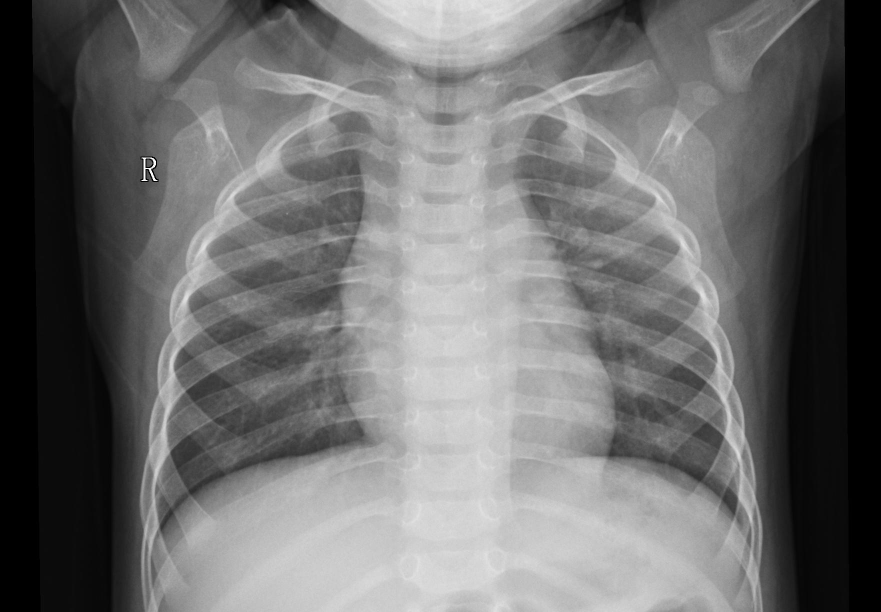
#> input picture data/test/NORMAL/NORMAL2-IM-0035-0001.jpeg, 1762 x 1224 px, found by its file name (shown at 1/2 size); its folder holds 4 pictures in this run
$ python preprocessing.py
#> lines starting #> are read from the running program, lines starting #| are printed output that depends on the picture; pictures that were not available may be replaced by others from this repository, and a replacement may not be noted
# convert the raw data into a clean data set before feeding it
# to the algorithm in model
import numpy as np
import os
import cv2
from sklearn.model_selection import train_test_split

# global variables
labels = ['normal', 'opacity']
img_size = 150
limit = 4000


def load_pneumonia_data(data_dir, limit_1=None):
    # empty object will store dataset(s) when compiled
    data = []
    # will loop through images in folders labeling them respectfully
    for label in labels:
        PATH = os.path.join(data_dir, label)
        class_num = labels.index(label)
        for img in os.listdir(PATH):
            if limit_1 and len(data) >= limit_1:
                return data

            try:
                # convert the images to grayscale
                img_arr = cv2.imread(os.path.join(PATH, img), cv2.IMREAD_GRAYSCALE)
                # resizing the images can improve speed but loses quality
                resized_arr = cv2.resize(img_arr, (img_size, img_size))

                # adding the corresponding label to each image
                data.append([resized_arr, class_num])

            except Exception as e:
                print(f"Error: {e}")

    # convert images to array to easily process in model
    return data


# ---------------------
# | data augmentation |
# ---------------------
def image_rotation(data):
    augmented_data = []
    for image, label in data:
        augmented_data.append([image, label])

        # create a simple rotation for 90, 180, 270 degrees
        rotation_90 = cv2.rotate(image, cv2.ROTATE_90_CLOCKWISE)
        rotation_180 = cv2.rotate(image, cv2.ROTATE_180)
        rotation_270 = cv2.rotate(image, cv2.ROTATE_90_COUNTERCLOCKWISE)

        # each rotation will add the corresponding labels
        augmented_data.append([rotation_90, label])
        augmented_data.append([rotation_180, label])
        augmented_data.append([rotation_270, label])

    # convert to numpy array
    augmented_data = np.array(augmented_data, dtype=object)

    return augmented_data


# implement a function to enhance blurry images and noises.
# using the Gaussian Kernel to smooth out the images
def image_blurring(data):
    blur = []
    for image, label in data:
        blur.append([image, label])
        cleaned = cv2.GaussianBlur(image, (5, 5), 0)

        blur.append([cleaned, label])

    blur = np.array(blur, dtype=object)

    return blur


# load datasets
train = load_pneumonia_data(r"C:\Users\Alejandro Barragan\PycharmProjects\Pneumonia-Software\data\train", limit)
#> in load_pneumonia_data, img_arr is the input picture: shape (1224, 1762); min 0, max 255, mean 110.2
#> in load_pneumonia_data, `resized_arr = cv2.resize(img_arr, (img_size, img_size))`:
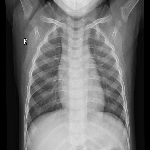
#> resized_arr: shape (150, 150); min 0, max 254, mean 110.2
test = load_pneumonia_data(r"C:\Users\Alejandro Barragan\PycharmProjects\Pneumonia-Software\data\test", limit)
val = load_pneumonia_data(r"C:\Users\Alejandro Barragan\PycharmProjects\Pneumonia-Software\data\val", limit)

# Augment data
augmented_train = image_rotation(train)
#> the loop in image_rotation, `for image, label in data:` made 5 passes
#> pass 1, in image_rotation, `rotation_90 = cv2.rotate(image, cv2.ROTATE_90_CLOCKWISE)`:
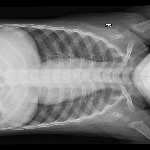
#> rotation_90: shape (150, 150); min 0, max 254, mean 110.2
#> pass 1, in image_rotation, `rotation_180 = cv2.rotate(image, cv2.ROTATE_180)`:
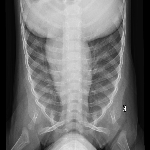
#> rotation_180: shape (150, 150); min 0, max 254, mean 110.2
#> pass 1, in image_rotation, `rotation_270 = cv2.rotate(image, cv2.ROTATE_90_COUNTERCLOCKWISE)`:
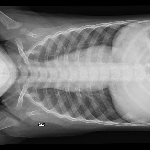
#> rotation_270: shape (150, 150); min 0, max 254, mean 110.2
augmented_test = image_rotation(test)
#> the loop in image_rotation (call 2), `for image, label in data:` made 5 passes
#> pass 3, in image_rotation (call 2), `rotation_90 = cv2.rotate(image, cv2.ROTATE_90_CLOCKWISE)`:
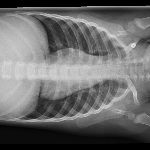
#> rotation_90: shape (150, 150); min 0, max 224, mean 107.6
#> pass 3, in image_rotation (call 2), `rotation_180 = cv2.rotate(image, cv2.ROTATE_180)`:
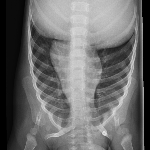
#> rotation_180: shape (150, 150); min 0, max 224, mean 107.6
augmented_val = image_rotation(val)
#> the loop in image_rotation (call 3), `for image, label in data:` made 5 passes
#> pass 3, in image_rotation (call 3), `rotation_270 = cv2.rotate(image, cv2.ROTATE_90_COUNTERCLOCKWISE)`:
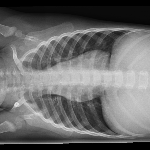
#> rotation_270: shape (150, 150); min 0, max 224, mean 107.6

# Blur data
blurred_train = image_blurring(augmented_train)
blurred_test = image_blurring(augmented_test)
blurred_val = image_blurring(augmented_val)


# Convert to arrays for splitting
def split_features_labels(data):
    images = np.array([item[0] for item in data])
    classes = np.array([item[1] for item in data])
    return images, classes


X_train, y_train = split_features_labels(blurred_train)
X_test, y_test = split_features_labels(blurred_test)
X_val, y_val = split_features_labels(blurred_val)

# perform train-test split
X_train, X_test, y_train, y_test = train_test_split(X_train, y_train, test_size=0.3, random_state=42)

X_train, X_val, y_train, y_val = train_test_split(X_train, y_train, test_size=0.3, random_state=42)
